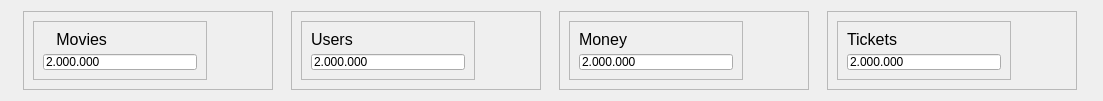
            <widget class="QWidget" name="cardsFrame" native="true">
             <property name="minimumSize">
              <size>
               <width>1103</width>
               <height>101</height>
              </size>
             </property>
             <property name="maximumSize">
              <size>
               <width>1103</width>
               <height>101</height>
              </size>
             </property>
             <property name="baseSize">
              <size>
               <width>1103</width>
               <height>101</height>
              </size>
             </property>
             <layout class="QHBoxLayout" name="horizontalLayout_7">
              <item>
               <widget class="QFrame" name="card1">
                <property name="minimumSize">
                 <size>
                  <width>250</width>
                  <height>0</height>
                 </size>
                </property>
                <property name="maximumSize">
                 <size>
                  <width>250</width>
                  <height>16777215</height>
                 </size>
                </property>
                <property name="frameShape">
                 <enum>QFrame::StyledPanel</enum>
                </property>
                <property name="frameShadow">
                 <enum>QFrame::Raised</enum>
                </property>
                <layout class="QHBoxLayout" name="horizontalLayout_11">
                 <item>
                  <widget class="QFrame" name="frame_31">
                   <property name="frameShape">
                    <enum>QFrame::StyledPanel</enum>
                   </property>
                   <property name="frameShadow">
                    <enum>QFrame::Raised</enum>
                   </property>
                   <layout class="QVBoxLayout" name="verticalLayout_27">
                    <item>
                     <widget class="QLabel" name="label_42">
                      <property name="font">
                       <font>
                        <pointsize>12</pointsize>
                       </font>
                      </property>
                      <property name="text">
                       <string>   Movies</string>
                      </property>
                     </widget>
                    </item>
                    <item>
                     <widget class="QLineEdit" name="lineEdit_21">
                      <property name="styleSheet">
                       <string notr="true">font: 75 bold 16pt &quot;MS Shell Dlg 2&quot;;
color: rgb(0, 0, 0);</string>
                      </property>
                      <property name="text">
                       <string>2.000.000</string>
                      </property>
                     </widget>
                    </item>
                   </layout>
                  </widget>
                 </item>
                 <item>
                  <widget class="QLabel" name="label_41">
                   <property name="enabled">
                    <bool>true</bool>
                   </property>
                   <property name="sizePolicy">
                    <sizepolicy hsizetype="Expanding" vsizetype="Expanding">
                     <horstretch>0</horstretch>
                     <verstretch>0</verstretch>
                    </sizepolicy>
                   </property>
                   <property name="minimumSize">
                    <size>
                     <width>50</width>
                     <height>50</height>
                    </size>
                   </property>
                   <property name="maximumSize">
                    <size>
                     <width>50</width>
                     <height>50</height>
                    </size>
                   </property>
                   <property name="text">
                    <string/>
                   </property>
                   <property name="pixmap">
                    <pixmap>../images/icons/RedIcons/film_ic.svg</pixmap>
                   </property>
                   <property name="scaledContents">
                    <bool>true</bool>
                   </property>
                  </widget>
                 </item>
                </layout>
               </widget>
              </item>
              <item>
               <widget class="QFrame" name="card2">
                <property name="minimumSize">
                 <size>
                  <width>250</width>
                  <height>0</height>
                 </size>
                </property>
                <property name="maximumSize">
                 <size>
                  <width>250</width>
                  <height>16777215</height>
                 </size>
                </property>
                <property name="frameShape">
                 <enum>QFrame::StyledPanel</enum>
                </property>
                <property name="frameShadow">
                 <enum>QFrame::Raised</enum>
                </property>
                <layout class="QHBoxLayout" name="horizontalLayout_9">
                 <item>
                  <widget class="QFrame" name="frame_32">
                   <property name="frameShape">
                    <enum>QFrame::StyledPanel</enum>
                   </property>
                   <property name="frameShadow">
                    <enum>QFrame::Raised</enum>
                   </property>
                   <layout class="QVBoxLayout" name="verticalLayout_28">
                    <item>
                     <widget class="QLabel" name="label_44">
                      <property name="font">
                       <font>
                        <pointsize>12</pointsize>
                       </font>
                      </property>
                      <property name="text">
                       <string>Users</string>
                      </property>
                     </widget>
                    </item>
                    <item>
                     <widget class="QLineEdit" name="lineEdit_22">
                      <property name="styleSheet">
                       <string notr="true">font: 75 bold 16pt &quot;MS Shell Dlg 2&quot;;
color: rgb(0, 0, 0);</string>
                      </property>
                      <property name="text">
                       <string>2.000.000</string>
                      </property>
                     </widget>
                    </item>
                   </layout>
                  </widget>
                 </item>
                 <item>
                  <widget class="QLabel" name="label_43">
                   <property name="enabled">
                    <bool>true</bool>
                   </property>
                   <property name="sizePolicy">
                    <sizepolicy hsizetype="Expanding" vsizetype="Expanding">
                     <horstretch>0</horstretch>
                     <verstretch>0</verstretch>
                    </sizepolicy>
                   </property>
                   <property name="minimumSize">
                    <size>
                     <width>50</width>
                     <height>50</height>
                    </size>
                   </property>
                   <property name="maximumSize">
                    <size>
                     <width>50</width>
                     <height>50</height>
                    </size>
                   </property>
                   <property name="text">
                    <string/>
                   </property>
                   <property name="pixmap">
                    <pixmap>../images/icons/RedIcons/users_ic.svg</pixmap>
                   </property>
                   <property name="scaledContents">
                    <bool>true</bool>
                   </property>
                  </widget>
                 </item>
                </layout>
               </widget>
              </item>
              <item>
               <widget class="QFrame" name="card3">
                <property name="minimumSize">
                 <size>
                  <width>250</width>
                  <height>0</height>
                 </size>
                </property>
                <property name="maximumSize">
                 <size>
                  <width>250</width>
                  <height>16777215</height>
                 </size>
                </property>
                <property name="frameShape">
                 <enum>QFrame::StyledPanel</enum>
                </property>
                <property name="frameShadow">
                 <enum>QFrame::Raised</enum>
                </property>
                <layout class="QHBoxLayout" name="horizontalLayout_10">
                 <item>
                  <widget class="QFrame" name="frame_3">
                   <property name="frameShape">
                    <enum>QFrame::StyledPanel</enum>
                   </property>
                   <property name="frameShadow">
                    <enum>QFrame::Raised</enum>
                   </property>
                   <layout class="QVBoxLayout" name="verticalLayout_25">
                    <item>
                     <widget class="QLabel" name="label_8">
                      <property name="font">
                       <font>
                        <pointsize>12</pointsize>
                       </font>
                      </property>
                      <property name="text">
                       <string>Money</string>
                      </property>
                     </widget>
                    </item>
                    <item>
                     <widget class="QLineEdit" name="lineEdit_9">
                      <property name="styleSheet">
                       <string notr="true">font: 75 bold 16pt &quot;MS Shell Dlg 2&quot;;
color: rgb(0, 0, 0);</string>
                      </property>
                      <property name="text">
                       <string>2.000.000</string>
                      </property>
                     </widget>
                    </item>
                   </layout>
                  </widget>
                 </item>
                 <item>
                  <widget class="QLabel" name="label_10">
                   <property name="enabled">
                    <bool>true</bool>
                   </property>
                   <property name="sizePolicy">
                    <sizepolicy hsizetype="Expanding" vsizetype="Expanding">
                     <horstretch>0</horstretch>
                     <verstretch>0</verstretch>
                    </sizepolicy>
                   </property>
                   <property name="minimumSize">
                    <size>
                     <width>50</width>
                     <height>50</height>
                    </size>
                   </property>
                   <property name="maximumSize">
                    <size>
                     <width>50</width>
                     <height>50</height>
                    </size>
                   </property>
                   <property name="text">
                    <string/>
                   </property>
                   <property name="pixmap">
                    <pixmap>../images/icons/RedIcons/dollar_sign_ic.svg</pixmap>
                   </property>
                   <property name="scaledContents">
                    <bool>true</bool>
                   </property>
                  </widget>
                 </item>
                </layout>
               </widget>
              </item>
              <item>
               <widget class="QFrame" name="card4">
                <property name="minimumSize">
                 <size>
                  <width>250</width>
                  <height>0</height>
                 </size>
                </property>
                <property name="maximumSize">
                 <size>
                  <width>250</width>
                  <height>16777215</height>
                 </size>
                </property>
                <property name="frameShape">
                 <enum>QFrame::StyledPanel</enum>
                </property>
                <property name="frameShadow">
                 <enum>QFrame::Raised</enum>
                </property>
                <layout class="QHBoxLayout" name="horizontalLayout_8">
                 <item>
                  <widget class="QFrame" name="frame_4">
                   <property name="frameShape">
                    <enum>QFrame::StyledPanel</enum>
                   </property>
                   <property name="frameShadow">
                    <enum>QFrame::Raised</enum>
                   </property>
                   <layout class="QVBoxLayout" name="verticalLayout_26">
                    <item>
                     <widget class="QLabel" name="label_13">
                      <property name="font">
                       <font>
                        <pointsize>12</pointsize>
                       </font>
                      </property>
                      <property name="text">
                       <string>Tickets</string>
                      </property>
                     </widget>
                    </item>
                    <item>
                     <widget class="QLineEdit" name="lineEdit_10">
                      <property name="styleSheet">
                       <string notr="true">font: 75 bold 16pt &quot;MS Shell Dlg 2&quot;;
color: rgb(0, 0, 0);</string>
                      </property>
                      <property name="text">
                       <string>2.000.000</string>
                      </property>
                     </widget>
                    </item>
                   </layout>
                  </widget>
                 </item>
                 <item>
                  <widget class="QLabel" name="label_11">
                   <property name="enabled">
                    <bool>true</bool>
                   </property>
                   <property name="sizePolicy">
                    <sizepolicy hsizetype="Expanding" vsizetype="Expanding">
                     <horstretch>0</horstretch>
                     <verstretch>0</verstretch>
                    </sizepolicy>
                   </property>
                   <property name="minimumSize">
                    <size>
                     <width>50</width>
                     <height>50</height>
                    </size>
                   </property>
                   <property name="maximumSize">
                    <size>
                     <width>50</width>
                     <height>50</height>
                    </size>
                   </property>
                   <property name="text">
                    <string/>
                   </property>
                   <property name="pixmap">
                    <pixmap>../images/icons/RedIcons/ticket_ic.png</pixmap>
                   </property>
                   <property name="scaledContents">
                    <bool>true</bool>
                   </property>
                  </widget>
                 </item>
                </layout>
               </widget>
              </item>
             </layout>
            </widget>
